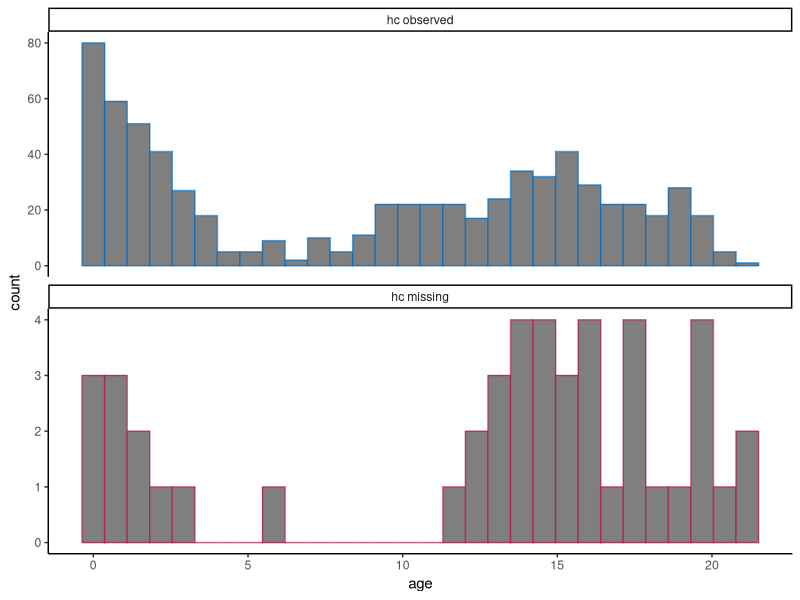
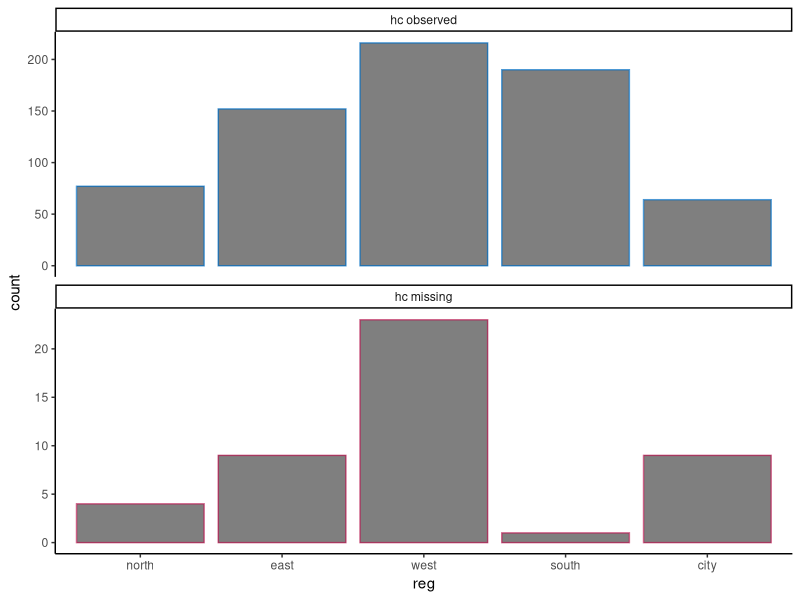
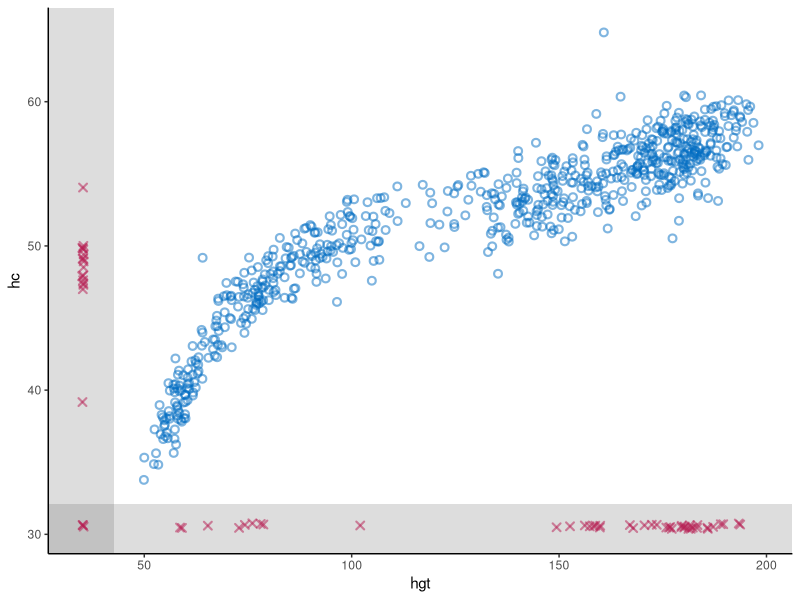
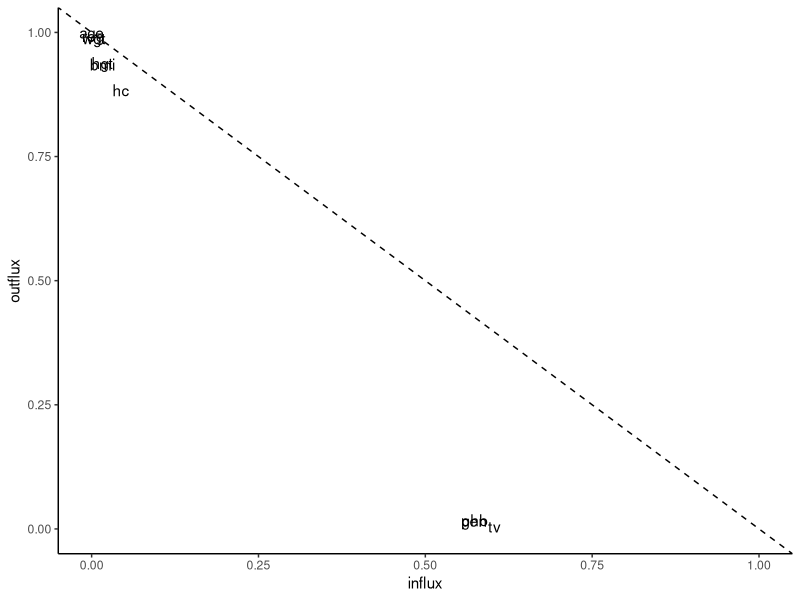

These charts were generated, in order, by the following R code: (Note: this script raises an error after producing the figures.)
## ---- chunk 1
knitr::opts_chunk$set(
  collapse = TRUE,
  comment = "#>"
)
## ---- chunk 2
# set-up environment
# library(shinymice)
library(tidyverse)
# example dataset
dat <- mice::boys
# example mids object
imp <- mice::mice(dat, printFlag = FALSE)

# define mice theme
theme_mice <- function() {
  # move this outside of the function to unnecessary avoid re-running
  ggplot2::update_geom_defaults("point", list(
    shape = 21,
    size = 1.9,
    stroke = 1.1,
    alpha = 0.5
  ))
  ggplot2::update_geom_defaults("boxplot", list(
    size = 1
  ))
  ggplot2::update_geom_defaults("line", list(
    size = 1
  ))
  # the actual theme settings
  theme <- list(
    ggplot2::theme_classic(),
    ggplot2::theme(legend.position = "bottom"),
    ggplot2::scale_color_manual(
      values = c(
        "Observed" = mice:::mdc(1),
        "Missing" = mice:::mdc(2),
        "Imputed" = mice:::mdc(2)
      )
    ),
    ggplot2::scale_fill_manual(
      values = c(
        "Observed" = mice:::mdc(1),
        "Missing" = mice:::mdc(2),
        "Imputed" = mice:::mdc(2)
      )
    )
  )
  return(theme)
}
## ---- chunk 3
# histogram/density plot
# plot_conditional <- function(dat, x, z) {
#   if (is.numeric(dat[[x]])) {
#     geom <- ggplot2::geom_density(ggplot2::aes(x = .data[[x]], y = ..count.., color = conditional))
#   } else {
#     geom <-
#       ggplot2::geom_bar(
#         ggplot2::aes(x = .data[[x]], color = conditional),
#         position = ggplot2::position_dodge(),
#         fill = "white"
#       )
#   }
#   dat %>%
#     dplyr::mutate(conditional = factor(
#       is.na(.data[[z]]),
#       levels = c(TRUE, FALSE),
#       labels = c("Missing", "Observed")
#     )) %>%
#     ggplot2::remove_missing(., vars = x) %>%
#     ggplot2::ggplot() +
#     geom +
#     theme_mice() +
#     ggplot2::labs(color = paste(z)) +
#     theme(legend.position = "top")
# }

plot_conditional <- function(dat, x, z) {
  # define graphing elements to add to plot
  if (is.numeric(dat[[x]])) { # for continuous variables
    geom <-
      ggplot2::geom_histogram()
  } else { # for categorical variables
    geom <-
      ggplot2::geom_bar()
  }
  
  # preprocess the data
  dat[!is.na(dat[[x]]), ] %>%
    dplyr::mutate(conditional = factor(
      is.na(.data[[z]]),
      levels = c(FALSE, TRUE),
      labels = c("Observed", "Missing")
    )) %>%
    # plot
    ggplot2::ggplot(ggplot2::aes(
        x = .data[[x]],
        color = conditional,
        fill = "white"
      )) +
    geom +
    # split by conditional variable
    ggplot2::facet_wrap(
      ~ conditional,
      ncol = 1,
      scales = "free_y",
      labeller = ggplot2::labeller(conditional = c(
        paste(z, "observed"), paste(z, "missing")
      ) %>% setNames(c(
        "Observed", "Missing"
      )))
    ) +
    # style
    theme_mice() +
    theme(legend.position = "none")
}

plot_conditional(dat, x = "age", z = "hc")
plot_conditional(dat, x = "reg", z = "hc")
## ---- chunk 4
# scatterplot
plot_bivariate <- function(dat, x, y) {
  # define graphing elements to add to plot later
  # set NA value and scale for variable x
  if (is.numeric(dat[[x]])) {
    NA_x <-
      min(dat[[x]], na.rm = TRUE) - .1 * diff(range(dat[[x]], na.rm = TRUE))
    shade_x <-
      min(dat[[x]], na.rm = TRUE) - .05 * diff(range(dat[[x]], na.rm = TRUE))
    scale_x <- NULL
  } else {
    NA_x <- "NA"
    shade_x <- 1.5
    scale_x <-
      ggplot2::scale_x_discrete(limits = c("NA", levels(dat[[x]])))
  }
  
  # set NA value and scale for variable y
  if (is.numeric(dat[[y]])) {
    NA_y <-
      min(dat[[y]], na.rm = TRUE) - .1 * diff(range(dat[[y]], na.rm = TRUE))
    shade_y <-
      min(dat[[y]], na.rm = TRUE) - .05 * diff(range(dat[[y]], na.rm = TRUE))
    scale_y <- NULL
  } else {
    NA_y <- "NA"
    shade_y <- 1.5
    scale_y <-
      ggplot2::scale_y_discrete(limits = c("NA", levels(dat[[y]])))
  }
  
  # add geom for NAs in the x space
  if (any(is.na(dat[[x]]))) {
    geom_x <- ggplot2::geom_point(
      position = ggplot2::position_jitter(width = 0.2, height = 0.2),
      color = mice:::mdc(2),
      shape = 4,
      mapping = ggplot2::aes(x = NA_x, y = .data[[y]]),
      data = dat[is.na(dat[[x]]),]
    )
  } else {
    geom_x <- NULL
  }
  
  # add geom for NAs in the y space
  if (any(is.na(dat[[y]]))) {
    geom_y <- ggplot2::geom_point(
      position = ggplot2::position_jitter(width = 0.2, height = 0.2),
      color = mice:::mdc(2),
      shape = 4,
      mapping = ggplot2::aes(x = .data[[x]], y = NA_y),
      data = dat[is.na(dat[[y]]),]
    )
  } else{
    geom_y <- NULL
  }
  
  # add geom for NAs in the x-y space
  if (any(is.na(dat[[x]]) & is.na(dat[[y]]))) {
    geom_xy <- ggplot2::geom_point(
      position = ggplot2::position_jitter(width = 0.2, height = 0.2),
      color = mice:::mdc(2),
      shape = 4,
      mapping = ggplot2::aes(x = NA_x, y = NA_y),
      data = dat[is.na(dat[[x]]) & is.na(dat[[y]]),]
    )
  } else{
    geom_xy <- NULL
  }
  
  # plot
  p <- dat %>% ggplot2::ggplot() +
    # plot observed datapoints in x-y space
    ggplot2::geom_point(
      ggplot2::aes(x = .data[[x]], y = .data[[y]]),
      position = ggplot2::position_jitter(width = 0.2, height = 0.2),
      color = mice::mdc(1)
    ) +
    # add area for NAs in the x space
    ggplot2::annotate(
      "rect",
      xmin = -Inf,
      xmax = shade_x,
      ymin = -Inf,
      ymax = Inf,
      alpha = 0.2
    ) +
    # add area for NAs in the y space
    ggplot2::annotate(
      "rect",
      xmin = -Inf,
      xmax = Inf,
      ymin = -Inf,
      ymax = shade_y,
      alpha = 0.2
    ) +
    # add NAs 
    geom_x +
    geom_y +
    geom_xy +
    # style graph
    theme_mice() +
    scale_x +
    scale_y 
  
  # output
  return(p)
}

# test
p <- plot_bivariate(dat, x = "reg", y = "hc")
plot_bivariate(dat, x = "hgt", y = "hc") 
## ---- chunk 5
# md pattern

## ---- chunk 6
# plot in- and outflux of incomplete data
plot_flux <- function(dat){
  flx <- mice::flux(dat)
  p <- flx %>% ggplot2::ggplot() +
    ggplot2::geom_text(
      ggplot2::aes(x = influx, y = outflux, label = rownames(flx))
    ) +
    geom_abline(intercept = 1, slope = -1, linetype = "dashed") +
    lims(x = c(0,1), y = c(0,1)) +
    theme_classic()
  return(p)
}
plot_flux(dat)
## ---- chunk 7

# make chain means and variances tidy
preprocess_thetas <- function(imp) {
  d <- imp$chainMean %>%
    dplyr::na_if(., "NaN") %>%
    as.data.frame() %>%
    dplyr::mutate(var = row.names(.), theta = "Chain means") %>%
    rbind(
      .,
      imp$chainVar %>%
        sqrt() %>%
        as.data.frame(.) %>%
        dplyr::mutate(var = row.names(.), theta = "Chain standard deviations")
    ) %>%
    tidyr::pivot_longer(-c(var, theta)) %>%
    cbind(.it = as.integer(1:imp$iteration),
          .imp = as.factor(rep(1:imp$m, each = imp$iteration)))
  return(d)
}
# test
trace_dat <- preprocess_thetas(imp)

trace_one_variable <- function(d, x) {
  # plot one variable
  p <- d[d$var == x,] %>%
    ggplot2::ggplot() +
    ggplot2::geom_line(ggplot2::aes(x = .it, y = value, color = .imp)) +
    ggplot2::facet_wrap( ~ theta, scales = "free", ncol = 2) +
    ggplot2::theme_classic() +
    ggplot2::theme(
      strip.background = element_rect(colour = "white"),
      strip.text = element_text(face = "bold", size = 11)
    ) +
    ggplot2::labs(x = "Iteration",
                  y = paste0("Variable: '", x, "'"),
                  color = "Imputation")
  # show message to user when variable is completely observed
  if (all(is.na(p$data$value))) {
    p <-
      p + ggplot2::geom_text(ggplot2::aes(
        x = median(as.numeric(d$.imp)),
        y = 0,
        label = "No \n imputations \n to show"
      ),
      color = "grey")
  }
  return(p)
}
#test
trace_one_variable(trace_dat, x = "hgt")
trace_one_variable(trace_dat, x = "age")
## ---- chunk 8
# preprocess
prepare_plotting <- function(mids, x, y = NULL) {
  # preprocess incomplete data
  d <-
    mids$data %>%
    dplyr::mutate(.id = rownames(.)) %>%
    .[c(x, y, ".id")] %>%
    cbind(.imp = 0)
  
  # preprocess imputations
  imps <- mids$imp[[x]] %>%
    dplyr::mutate(.id = row.names(.)) %>%
    tidyr::pivot_longer(
      cols = 1:mids$m,
      names_to = ".imp",
      values_to = x,
      names_transform = list(.imp = as.numeric)
    ) 
  
  # combine incomplete and imputed data
    cd <- d %>%
      dplyr::bind_rows(., imps) %>%
      dplyr::mutate(imputed = ifelse(.imp > 0, 'Imputed', 'Observed'))
  
  # output
  return(cd)
}

# test
x = "hc"
y = "reg"
plot_dat <- prepare_plotting(mids = imp, x = x, y = y)
plot_dat2 <- prepare_plotting(mids = imp, x = y, y = x)
a <- dplyr::full_join(plot_dat, plot_dat2)
## ---- chunk 9
# stripplot
m = 5
geom_stripplot <- function(x, m, ...) {
  p <- list(
    ggplot2::geom_jitter(
      ggplot2::aes(
        x = as.factor(.data$.imp),
        y = .data[[x]],
        color = .data$imputed
      ),
      height = 0,
      width = 0.25, 
      ...
    ),
    ggplot2::scale_x_discrete(limits = as.character(0:m)),
    ggplot2::labs(
      x = "Imputation (0 = observed data)",
      y = paste0("Variable: '", x, "'"),
      color = "",
      fill = "",
      size = ""
    )
  )
  return(p)
}

plot_dat %>%
  ggplot2::ggplot() +
  geom_stripplot(x, m)
## ---- chunk 10

plot_dat %>%
  ggplot2::ggplot() +
  geom_stripplot(x, m) +
  theme_mice()
## ---- chunk 11
geom_bwplot <- function(x, m){
  list(
    ggplot2::geom_boxplot(
      ggplot2::aes(
        x = as.factor(.data$.imp),
        y = .data[[x]],
        color = .data$imputed
      ),
      width = 0.5
    ),
    ggplot2::scale_x_discrete(limits = as.character(0:m)),
    ggplot2::labs(
      x = "Imputation (0 = observed data)",
      y = paste0("Variable: '", x, "'"),
      color = "",
      fill = "",
      size = ""
    ))
}

plot_dat %>% 
  ggplot2::ggplot() +
  geom_bwplot(x, m = imp$m) + 
  theme_mice()

# try to combine this with the stripplot??
plot_dat %>%
  ggplot2::ggplot() +
  geom_bwplot(x, m) + 
  geom_stripplot(x, m, alpha = 0.1) +
  theme_mice()

## ---- chunk 12
geom_densityplot <- function(x, m){
  list(ggplot2::geom_density(
    ggplot2::aes(
    x = .data[[x]],
    group = .data$.imp,
    color = .data$imputed,
    size = .data$imputed)),
    ggplot2::scale_size_manual(values = c(0.5, 1) %>% setNames(c("Imputed", "Observed")))
)}


plot_dat %>% na.omit() %>% 
  ggplot2::ggplot() +
  geom_densityplot(x, m = imp$m) + 
  theme_mice()


## ---- chunk 13
# At some point, try to do this for histograms too? See https://github.com/amices/shinyMice/blob/Enhancements/R/gg.barplot.R

# geom_densityplot <- function(x, m){
#   list(ggplot2::geom_density(
#     ggplot2::aes(
#     x = .data[[x]],
#     group = .data$.imp,
#     color = .data$imputed,
#     size = .data$imputed)),
#     ggplot2::scale_size_manual(values = c(0.5, 1) %>% setNames(c("Imputed", "Observed")))
# )}
# 
# plot_dat %>% 
#   ggplot2::ggplot() +
#   geom_densityplot(x, m = imp$m) + 
#   theme_mice()
## ---- chunk 14
# better preprocessing function??
`%nin%` <- Negate(`%in%`)
no_miss <- dat %>% cbind(.id = 1:nrow(.), .) %>% .[!is.na(dat[[x]])&!is.na(dat[[y]]),]
imps <- imp %>% mice::complete("long") %>% filter(.id %nin% no_miss$.id)

geom_xyplot <- function(x, y, m) {
  list(ggplot2::geom_point(
    ggplot2::aes(
    x = .data[[x]],
    y = .data[[y]],
    color = .data$imputed
    )))}

plot_dat %>% na.omit() %>% 
  ggplot2::ggplot() +
  geom_densityplot(x, m = imp$m) + 
  theme_mice()
